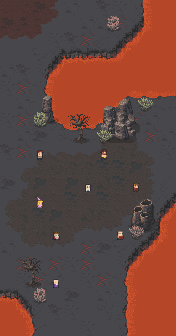

This game map was drawn from its Tiled (.tmx) file and the tilesets committed beside it. A one-line description and the full map source follow:
An orthogonal 11x21 tile map with 16x16 px tiles, 5 tile layers (Tile Layer 4, Tile Layer 5, Tile Layer 6, Tile Layer 7, ...), 2 hidden layers not drawn.

<map version="1.5" tiledversion="2021.02.15" orientation="orthogonal" renderorder="left-down" width="11" height="21" tilewidth="16" tileheight="16" infinite="0" nextlayerid="14" nextobjectid="1">
 <tileset firstgid="1" source="../world_tiles/tileset.tsx" />
 <layer id="10" name="Tile Layer 4" width="11" height="21">
  <data encoding="csv">
12405,12405,12405,12405,12405,12405,12405,12405,12607,12608,12108,
12405,12405,12405,12405,12405,12405,12405,12504,12707,12708,12108,
12405,12405,12405,12405,12405,12704,12706,12707,12807,12108,12108,
12405,12405,12109,12110,12111,12804,12806,12807,12808,12108,12108,
12405,12405,12209,12210,12211,12108,12108,12108,12108,12108,12108,
12405,12405,12309,12310,12108,12108,12108,12108,12103,12103,12104,
12405,12405,12609,12610,12611,12108,12108,12202,12203,12203,12204,
12405,12405,12709,12710,12711,12714,12715,12716,12405,12405,12405,
12405,12405,12809,12810,12811,12814,12815,12816,12405,12405,12405,
12405,12405,12405,12405,12405,12405,12405,12405,12405,12405,12405,
12405,12405,12405,12405,12405,12405,12405,12405,12405,12405,12405,
12405,12405,12405,12405,12405,12405,12405,12405,12405,12404,12809,
12405,12405,12405,12405,12405,12405,12405,12405,12405,12109,12110,
12405,12405,12405,12405,12405,12405,12405,12405,12405,12209,12210,
12405,12405,12405,12405,12405,12405,12405,12405,12405,12707,12708,
12405,12405,12405,12405,12405,12405,12405,12109,12110,12807,12808,
12405,12405,12405,12405,12405,12405,12405,12209,12210,12211,12108,
12405,12405,12405,12405,12405,12405,12405,12309,12310,12108,12108,
12114,12115,12116,12405,12405,12405,12405,12407,12408,12108,12108,
12214,12215,12216,12405,12405,12405,12405,12507,12508,12108,12108,
12108,12315,12316,12405,12405,12405,12405,12607,12608,12108,12108
</data>
 </layer>
 <layer id="11" name="Tile Layer 5" width="11" height="21">
  <data encoding="csv">
13052,13053,13128,13055,12728,0,12829,12324,0,0,0,
13128,13228,13154,13155,0,12728,12728,12624,0,0,0,
13252,13253,13254,12324,12829,12624,0,0,0,0,0,
0,0,0,0,0,0,0,0,0,0,0,
12728,12829,0,0,0,0,0,0,0,0,0,
12324,12624,0,0,0,0,0,0,0,0,0,
0,12728,0,0,0,0,0,0,0,0,0,
12324,12624,0,0,0,0,0,0,12624,12728,0,
0,12728,12828,0,0,0,13351,13353,13354,12624,12728,
12829,12624,13351,13352,13353,13353,13451,13453,13454,13455,12324,
0,13450,13451,13452,13453,13453,13529,13529,13528,13555,0,
12828,13550,13528,13552,13528,13553,13428,13529,13654,13655,0,
13450,13451,13552,13552,13529,13552,13529,13552,13754,13755,0,
13650,13651,13529,13528,13552,13428,13753,13754,13755,13855,0,
13750,13751,13752,13753,13754,13852,13853,13854,12829,0,0,
12728,13851,13852,13853,13854,12624,12828,0,0,0,0,
0,12624,0,12624,12324,12624,0,0,0,0,0,
0,12324,12624,12728,0,12324,12624,0,0,0,0,
0,0,0,0,12828,0,12728,0,0,0,0,
0,0,0,12829,12324,0,12424,0,0,0,0,
0,0,0,0,0,12324,0,0,0,0,0
</data>
 </layer>
 <layer id="12" name="Tile Layer 6" width="11" height="21">
  <data encoding="csv">
0,0,0,0,0,0,0,0,0,0,0,
0,0,0,0,0,0,0,0,0,0,0,
0,0,0,0,0,0,0,0,0,0,0,
0,0,0,0,0,0,0,0,0,0,0,
0,0,0,0,0,0,0,0,0,0,0,
0,0,0,0,0,0,0,0,0,0,0,
0,0,12468,12469,0,0,12372,12373,12374,0,0,
0,0,12568,12569,12659,12660,12472,12473,12474,0,0,
0,0,0,0,12759,12760,12572,12573,12574,0,0,
0,0,0,0,0,0,0,0,0,0,0,
0,0,0,0,0,0,0,0,0,0,0,
0,0,0,0,0,0,0,0,0,0,0,
0,0,0,0,0,0,0,0,12168,12169,0,
0,0,0,0,0,0,0,0,12268,12269,0,
0,0,0,0,0,0,0,0,12368,12369,0,
0,0,0,0,0,0,0,0,0,0,0,
0,12659,12660,0,0,0,0,0,0,0,0,
0,12759,12760,0,0,0,0,0,0,0,0,
0,0,0,0,0,0,0,0,0,0,0,
0,0,0,0,0,0,0,0,0,0,0,
0,0,0,0,0,0,0,0,0,0,0
</data>
 </layer>
 <layer id="13" name="Tile Layer 7" width="11" height="21">
  <data encoding="csv">
0,0,0,0,0,0,0,0,0,0,0,
0,0,0,0,0,0,13468,13469,0,0,0,
0,0,0,0,0,0,0,0,0,0,0,
0,0,0,0,0,0,0,0,0,0,0,
0,0,0,0,0,0,0,0,0,0,0,
0,0,0,0,0,0,0,0,0,0,0,
0,0,0,0,0,0,0,0,13564,13565,0,
0,0,13561,0,0,0,0,0,0,0,0,
0,0,0,0,0,0,13559,0,0,0,0,
0,0,0,0,0,0,0,0,0,0,0,
0,0,0,0,0,0,0,0,0,0,0,
0,0,0,0,0,0,0,0,0,0,0,
0,0,0,0,0,0,0,0,0,0,0,
0,0,0,0,0,0,0,0,0,0,0,
0,0,0,0,0,0,0,0,13459,0,0,
0,0,0,0,0,0,0,0,0,0,0,
0,0,0,0,0,0,0,0,0,0,0,
0,0,0,0,0,0,0,0,0,0,0,
0,0,13461,0,0,0,0,0,0,0,0,
0,0,0,0,0,0,0,0,0,0,0,
0,0,0,0,0,0,0,0,0,0,0
</data>
 </layer>
 <layer id="7" name="anim" width="11" height="21" visible="0">
  <data encoding="csv">
0,0,0,0,0,0,0,0,0,0,0,
0,0,0,0,0,0,0,0,0,0,0,
0,0,0,0,0,0,0,0,0,0,0,
0,0,0,0,0,0,0,0,0,0,0,
0,0,0,0,0,0,0,0,0,0,0,
0,0,0,0,0,0,0,0,0,0,0,
0,0,0,0,0,0,0,0,0,0,0,
0,0,0,0,0,0,0,0,0,15429,0,
0,0,0,15428,0,0,0,0,0,0,0,
0,0,0,0,0,0,0,0,0,0,0,
0,0,0,0,0,0,0,0,0,0,0,
0,0,0,0,0,0,0,0,0,0,0,
0,0,0,0,0,0,0,0,0,0,0,
0,0,0,0,0,0,0,0,0,0,0,
0,0,0,0,0,0,0,0,0,0,0,
0,0,0,0,0,0,0,0,0,0,0,
0,0,0,0,0,0,15628,0,0,0,0,
0,0,0,0,0,0,0,0,0,0,0,
0,0,0,0,0,0,0,0,0,0,0,
0,0,0,0,0,0,0,0,0,0,0,
0,0,0,0,0,0,0,0,0,0,0
</data>
 </layer>
 <layer id="8" name="characters" width="11" height="21">
  <data encoding="csv">
0,0,0,0,0,0,0,0,0,0,0,
0,0,0,0,0,0,0,0,0,0,0,
0,0,0,0,0,0,0,0,0,0,0,
0,0,0,0,0,0,0,0,0,0,0,
0,0,0,0,0,0,0,0,0,0,0,
0,0,0,0,0,0,0,0,0,0,0,
0,0,0,0,0,0,0,0,0,0,0,
0,0,0,0,0,0,0,0,0,0,0,
0,0,0,0,0,0,0,0,0,0,0,
0,0,15415,0,0,0,15617,0,0,0,0,
0,0,0,0,0,0,0,0,0,0,0,
0,0,0,0,0,15416,0,0,15615,0,0,
0,0,15516,0,0,0,0,0,0,0,0,
0,0,0,0,0,0,0,0,0,0,0,
0,0,0,15716,0,0,0,15715,0,0,0,
0,0,0,0,0,0,0,0,0,0,0,
0,0,0,0,0,0,0,0,0,0,0,
0,0,0,15515,0,0,0,0,0,0,0,
0,0,0,0,0,0,0,0,0,0,0,
0,0,0,0,0,0,0,0,0,0,0,
0,0,0,0,0,0,0,0,0,0,0
</data>
 </layer>
 <layer id="9" name="walkable" width="11" height="21" visible="0">
  <data encoding="csv">
15537,15537,15537,15537,15537,15537,15537,15537,15537,15437,15437,
15537,15537,15537,15537,15537,15537,15437,15437,15437,15437,15437,
15537,15537,15537,15537,15537,15537,15537,15437,15437,15437,15437,
15537,15537,15537,15537,15437,15437,15437,15437,15437,15437,15437,
15537,15537,15537,15437,15437,15437,15437,15437,15437,15437,15437,
15537,15537,15537,15437,15437,15437,15437,15437,15437,15437,15437,
15537,15537,15437,15437,15437,15437,15437,15437,15437,15437,15537,
15537,15537,15437,15437,15437,15437,15437,15437,15437,15437,15537,
15537,15537,15537,15437,15437,15437,15437,15437,15437,15537,15537,
15537,15537,15537,15537,15537,15537,15537,15537,15537,15537,15537,
15537,15537,15537,15537,15537,15537,15537,15537,15537,15537,15537,
15537,15537,15537,15537,15537,15537,15537,15537,15537,15537,15537,
15537,15537,15537,15537,15537,15537,15537,15537,15537,15437,15437,
15537,15537,15537,15537,15537,15537,15537,15537,15437,15437,15437,
15537,15537,15537,15537,15537,15537,15537,15537,15437,15437,15437,
15537,15537,15537,15537,15537,15537,15537,15537,15437,15437,15437,
15537,15437,15437,15537,15537,15537,15437,15537,15437,15437,15437,
15537,15437,15437,15537,15537,15537,15537,15537,15437,15437,15437,
15437,15437,15437,15537,15537,15537,15537,15537,15437,15437,15437,
15437,15437,15537,15537,15537,15537,15537,15537,15437,15437,15437,
15437,15437,15537,15537,15537,15537,15537,15537,15437,15437,15437
</data>
 </layer>
</map>
